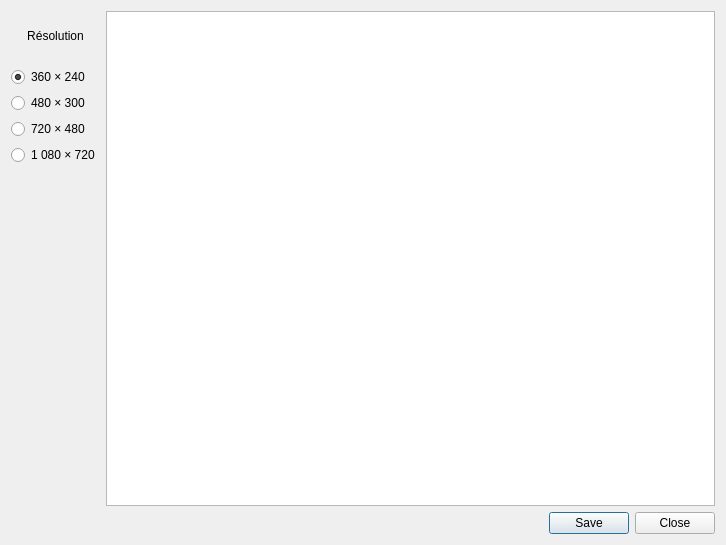
<?xml version="1.0" encoding="UTF-8"?>
<ui version="4.0">
 <class>DialogPixel</class>
 <widget class="QDialog" name="DialogPixel">
  <property name="geometry">
   <rect>
    <x>0</x>
    <y>0</y>
    <width>726</width>
    <height>545</height>
   </rect>
  </property>
  <property name="windowTitle">
   <string>Visualisation augmentée</string>
  </property>
  <layout class="QVBoxLayout" name="verticalLayout_2">
   <item>
    <layout class="QHBoxLayout" name="horizontalLayout">
     <item>
      <layout class="QVBoxLayout" name="verticalLayout">
       <item>
        <widget class="QLabel" name="label">
         <property name="sizePolicy">
          <sizepolicy hsizetype="Preferred" vsizetype="Minimum">
           <horstretch>0</horstretch>
           <verstretch>0</verstretch>
          </sizepolicy>
         </property>
         <property name="minimumSize">
          <size>
           <width>50</width>
           <height>50</height>
          </size>
         </property>
         <property name="text">
          <string>Résolution</string>
         </property>
         <property name="alignment">
          <set>Qt::AlignCenter</set>
         </property>
        </widget>
       </item>
       <item>
        <widget class="QRadioButton" name="_myRB360">
         <property name="sizePolicy">
          <sizepolicy hsizetype="Minimum" vsizetype="Minimum">
           <horstretch>0</horstretch>
           <verstretch>0</verstretch>
          </sizepolicy>
         </property>
         <property name="text">
          <string>360 × 240 </string>
         </property>
         <property name="checked">
          <bool>true</bool>
         </property>
        </widget>
       </item>
       <item>
        <widget class="QRadioButton" name="_myRB480">
         <property name="sizePolicy">
          <sizepolicy hsizetype="Minimum" vsizetype="Minimum">
           <horstretch>0</horstretch>
           <verstretch>0</verstretch>
          </sizepolicy>
         </property>
         <property name="text">
          <string>480 × 300</string>
         </property>
         <property name="checked">
          <bool>false</bool>
         </property>
        </widget>
       </item>
       <item>
        <widget class="QRadioButton" name="_myRB720">
         <property name="sizePolicy">
          <sizepolicy hsizetype="Minimum" vsizetype="Minimum">
           <horstretch>0</horstretch>
           <verstretch>0</verstretch>
          </sizepolicy>
         </property>
         <property name="text">
          <string>720 × 480</string>
         </property>
         <property name="checked">
          <bool>false</bool>
         </property>
        </widget>
       </item>
       <item>
        <widget class="QRadioButton" name="_myRB1080">
         <property name="sizePolicy">
          <sizepolicy hsizetype="Minimum" vsizetype="Minimum">
           <horstretch>0</horstretch>
           <verstretch>0</verstretch>
          </sizepolicy>
         </property>
         <property name="text">
          <string>1 080 × 720</string>
         </property>
         <property name="checked">
          <bool>false</bool>
         </property>
        </widget>
       </item>
       <item>
        <spacer name="verticalSpacer_2">
         <property name="orientation">
          <enum>Qt::Vertical</enum>
         </property>
         <property name="sizeType">
          <enum>QSizePolicy::Expanding</enum>
         </property>
         <property name="sizeHint" stdset="0">
          <size>
           <width>20</width>
           <height>40</height>
          </size>
         </property>
        </spacer>
       </item>
      </layout>
     </item>
     <item>
      <widget class="QGraphicsView" name="_myGV">
       <property name="minimumSize">
        <size>
         <width>400</width>
         <height>400</height>
        </size>
       </property>
       <property name="maximumSize">
        <size>
         <width>1280</width>
         <height>720</height>
        </size>
       </property>
      </widget>
     </item>
    </layout>
   </item>
   <item>
    <widget class="QDialogButtonBox" name="_myBBSave">
     <property name="orientation">
      <enum>Qt::Horizontal</enum>
     </property>
     <property name="standardButtons">
      <set>QDialogButtonBox::Close|QDialogButtonBox::Save</set>
     </property>
    </widget>
   </item>
  </layout>
 </widget>
 <resources/>
 <connections>
  <connection>
   <sender>_myBBSave</sender>
   <signal>accepted()</signal>
   <receiver>DialogPixel</receiver>
   <slot>accept()</slot>
   <hints>
    <hint type="sourcelabel">
     <x>257</x>
     <y>439</y>
    </hint>
    <hint type="destinationlabel">
     <x>157</x>
     <y>274</y>
    </hint>
   </hints>
  </connection>
  <connection>
   <sender>_myBBSave</sender>
   <signal>rejected()</signal>
   <receiver>DialogPixel</receiver>
   <slot>reject()</slot>
   <hints>
    <hint type="sourcelabel">
     <x>325</x>
     <y>439</y>
    </hint>
    <hint type="destinationlabel">
     <x>286</x>
     <y>274</y>
    </hint>
   </hints>
  </connection>
 </connections>
</ui>
